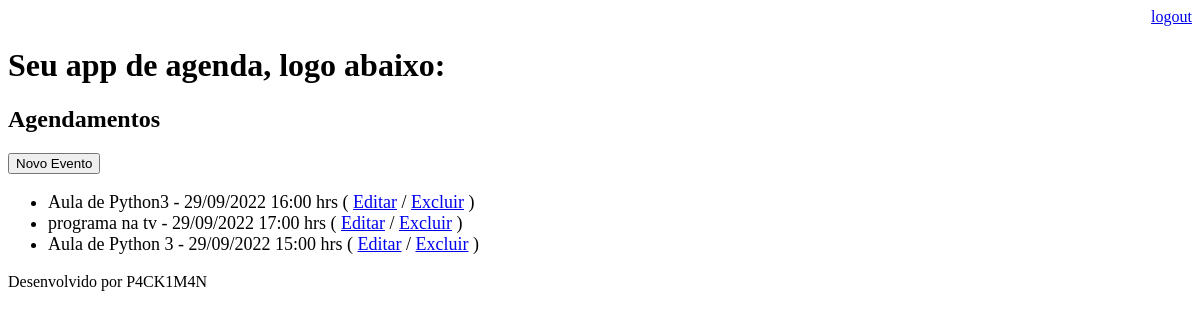
The page /agenda/ (signed in) on the database as committed earlier.
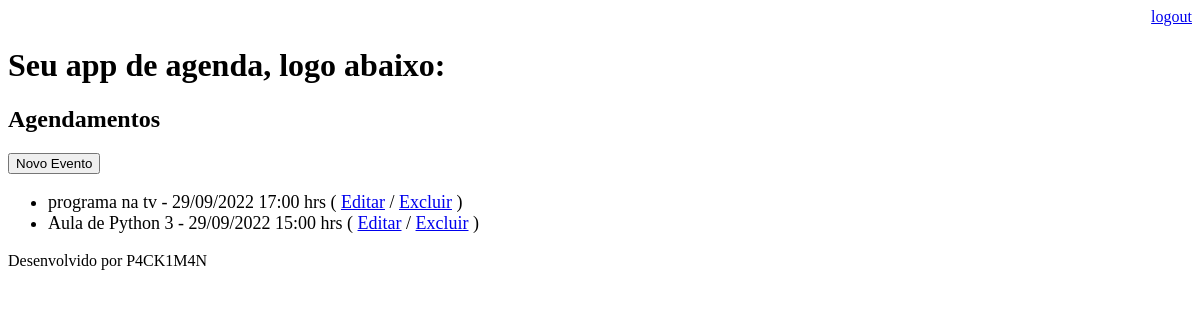
The same page on the database as committed later.
### core/models.py (models this page shows, shortened)
class Evento(models.Model):
    titulo = models.CharField(max_length=100)
    descricao = models.TextField(blank=True, null=True)
    data_evento = models.DateTimeField(verbose_name='Data do Evento')
    data_criacao = models.DateTimeField(auto_now=True)
    usuario = models.ForeignKey(User, on_delete=models.CASCADE)
    class Meta:
        db_table = 'evento'
    def get_data_evento(self):
        return self.data_evento.strftime('%d/%m/%Y %H:%M hrs')
    def get_evento_atrasado(self):
        if self.data_evento < datetime.now():
            return True
        else:
            return False

### core/views.py (the view)
# urls.py: path('agenda/', views.lista_eventos),
@login_required(login_url='/login/')
def lista_eventos(request):
    usuario = request.user
    data_atual = datetime.now() - timedelta(hours=1)
    evento = Evento.objects.filter(usuario=usuario, data_evento__gt=data_atual)
    dados = {'eventos':evento}
    return render(request, 'agenda.html', dados)

### templates/agenda.html (shortened to what this page needs)
{% extends "model-page.html" %}
{%block content %}
  <h2>Agendamentos</h2>
  <a href="evento/">
  <button type="button">Novo Evento</button>
  </a>
  <ul style="font-size: 18px">
    {% for evento in eventos %}
      <li>
          <div style= >
            {{evento.titulo}} - {{ evento.get_data_evento}}
            ( <a href="evento/?id={{ evento.id}}">Editar</a>
            / <a href="evento/delete/{{ evento.id }}/">Excluir</a> )
          </div>
      </li>
    {% endfor %}
  </ul>
{% endblock %}

Rows that differ between the two databases and show on the page:
no longer on this page (row edited): Evento: titulo "Aula de Python3", get_data_evento "29/09/2022 16:00 hrs"
